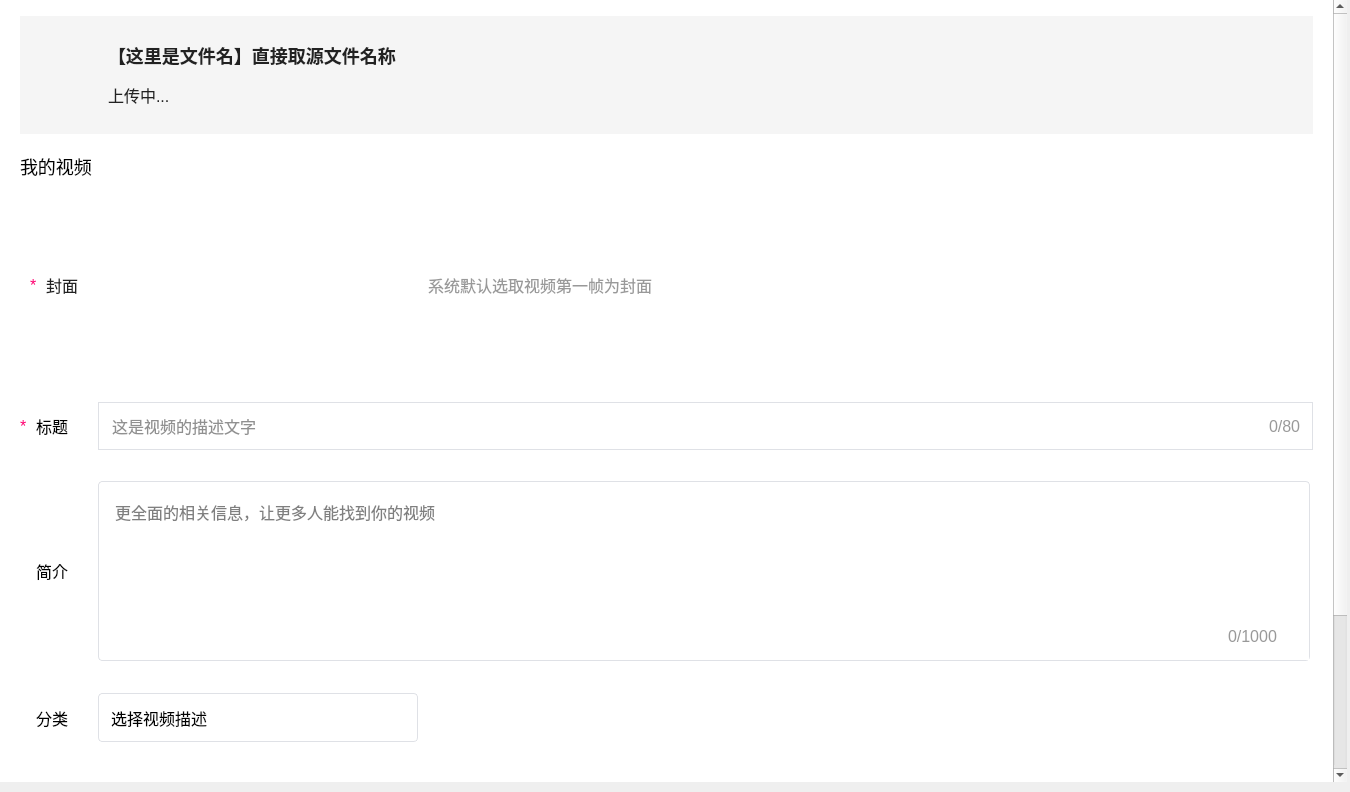
<?xml version="1.0" encoding="UTF-8"?>
<ui version="4.0">
 <class>UploadVideoPage</class>
 <widget class="QWidget" name="UploadVideoPage">
  <property name="geometry">
   <rect>
    <x>0</x>
    <y>0</y>
    <width>1350</width>
    <height>792</height>
   </rect>
  </property>
  <property name="windowTitle">
   <string>Form</string>
  </property>
  <property name="styleSheet">
   <string notr="true">*{ 
	font-family : 微软雅⿊; 
	font-size : 16px;
 }</string>
  </property>
  <layout class="QVBoxLayout" name="verticalLayout">
   <property name="leftMargin">
    <number>0</number>
   </property>
   <property name="topMargin">
    <number>0</number>
   </property>
   <property name="rightMargin">
    <number>3</number>
   </property>
   <property name="bottomMargin">
    <number>10</number>
   </property>
   <item>
    <widget class="QScrollArea" name="scrollArea">
     <property name="styleSheet">
      <string notr="true">#scrollArea
{
	 border : none; 
}

QScrollBar:vertical
{ /*垂直滚动条*/ 
	border : none; 
	background-color : #FFFFFF; 
	width : 10px;
}

QScrollBar::handle:vertical
{ /*设置垂直滚动条⼿柄*/ 
	border : none; 
	border-radius : 5px; 
	background-color : #E8E8E8;
 }

QScrollBar::up-arrow:vertical, QScrollBar::down- arrow:vertical 
{ 
	border:none; 
	width: 0px; 
	height: 0px; 
}</string>
     </property>
     <property name="widgetResizable">
      <bool>true</bool>
     </property>
     <widget class="QWidget" name="scrollAreaWidgetContents">
      <property name="geometry">
       <rect>
        <x>0</x>
        <y>0</y>
        <width>1337</width>
        <height>981</height>
       </rect>
      </property>
      <layout class="QVBoxLayout" name="verticalLayout_2">
       <property name="spacing">
        <number>0</number>
       </property>
       <property name="leftMargin">
        <number>0</number>
       </property>
       <property name="topMargin">
        <number>0</number>
       </property>
       <property name="rightMargin">
        <number>0</number>
       </property>
       <property name="bottomMargin">
        <number>0</number>
       </property>
       <item>
        <widget class="QWidget" name="pageBg" native="true">
         <property name="minimumSize">
          <size>
           <width>0</width>
           <height>981</height>
          </size>
         </property>
         <property name="maximumSize">
          <size>
           <width>1350</width>
           <height>981</height>
          </size>
         </property>
         <property name="styleSheet">
          <string notr="true">#pageBg{ background-color:#FFFFFF; }</string>
         </property>
         <layout class="QVBoxLayout" name="verticalLayout_3">
          <property name="spacing">
           <number>20</number>
          </property>
          <property name="leftMargin">
           <number>20</number>
          </property>
          <property name="topMargin">
           <number>16</number>
          </property>
          <property name="rightMargin">
           <number>20</number>
          </property>
          <property name="bottomMargin">
           <number>0</number>
          </property>
          <item>
           <widget class="QWidget" name="uploadWidget" native="true">
            <property name="minimumSize">
             <size>
              <width>0</width>
              <height>118</height>
             </size>
            </property>
            <property name="maximumSize">
             <size>
              <width>16777215</width>
              <height>118</height>
             </size>
            </property>
            <property name="styleSheet">
             <string notr="true">#uploadWidget{ background-color :#F5F5F5; }</string>
            </property>
            <layout class="QHBoxLayout" name="horizontalLayout">
             <property name="spacing">
              <number>8</number>
             </property>
             <property name="leftMargin">
              <number>28</number>
             </property>
             <property name="topMargin">
              <number>28</number>
             </property>
             <property name="bottomMargin">
              <number>28</number>
             </property>
             <item>
              <widget class="QLabel" name="folder">
               <property name="minimumSize">
                <size>
                 <width>52</width>
                 <height>44</height>
                </size>
               </property>
               <property name="maximumSize">
                <size>
                 <width>52</width>
                 <height>44</height>
                </size>
               </property>
               <property name="styleSheet">
                <string notr="true">#folder
{ 
	border-image : url(&quot;:/images/uploadVideoPage/wenjian.png&quot;); 
}</string>
               </property>
               <property name="text">
                <string/>
               </property>
              </widget>
             </item>
             <item>
              <widget class="QWidget" name="uploadInfo" native="true">
               <property name="minimumSize">
                <size>
                 <width>340</width>
                 <height>0</height>
                </size>
               </property>
               <property name="maximumSize">
                <size>
                 <width>340</width>
                 <height>16777215</height>
                </size>
               </property>
               <layout class="QGridLayout" name="gridLayout">
                <property name="leftMargin">
                 <number>0</number>
                </property>
                <property name="topMargin">
                 <number>0</number>
                </property>
                <property name="rightMargin">
                 <number>0</number>
                </property>
                <property name="bottomMargin">
                 <number>0</number>
                </property>
                <property name="horizontalSpacing">
                 <number>8</number>
                </property>
                <property name="verticalSpacing">
                 <number>16</number>
                </property>
                <item row="0" column="0" colspan="4">
                 <widget class="QLabel" name="fileName">
                  <property name="styleSheet">
                   <string notr="true">#fileName
{ 
	font-weight : bold; 
	font-size : 18px; 
	color : #222222; 
}</string>
                  </property>
                  <property name="text">
                   <string>【这⾥是⽂件名】直接取源⽂件名称</string>
                  </property>
                 </widget>
                </item>
                <item row="1" column="0">
                 <widget class="QLabel" name="uploadProgress">
                  <property name="maximumSize">
                   <size>
                    <width>64</width>
                    <height>16777215</height>
                   </size>
                  </property>
                  <property name="styleSheet">
                   <string notr="true">#uploadProgress
{ 
	font-size : 16px; 
	color : #222222; 
}</string>
                  </property>
                  <property name="text">
                   <string>上传中...</string>
                  </property>
                 </widget>
                </item>
                <item row="1" column="1">
                 <widget class="QLabel" name="downIcon">
                  <property name="minimumSize">
                   <size>
                    <width>16</width>
                    <height>16</height>
                   </size>
                  </property>
                  <property name="maximumSize">
                   <size>
                    <width>16</width>
                    <height>16</height>
                   </size>
                  </property>
                  <property name="styleSheet">
                   <string notr="true">#downIcon{ 
	border-image : url(:/images/uploadVideoPage/wancheng.png); 
}</string>
                  </property>
                  <property name="text">
                   <string/>
                  </property>
                 </widget>
                </item>
                <item row="1" column="2" colspan="3">
                 <spacer name="horizontalSpacer_2">
                  <property name="orientation">
                   <enum>Qt::Orientation::Horizontal</enum>
                  </property>
                  <property name="sizeHint" stdset="0">
                   <size>
                    <width>40</width>
                    <height>20</height>
                   </size>
                  </property>
                 </spacer>
                </item>
               </layout>
              </widget>
             </item>
             <item>
              <spacer name="horizontalSpacer">
               <property name="orientation">
                <enum>Qt::Orientation::Horizontal</enum>
               </property>
               <property name="sizeHint" stdset="0">
                <size>
                 <width>847</width>
                 <height>20</height>
                </size>
               </property>
              </spacer>
             </item>
            </layout>
           </widget>
          </item>
          <item>
           <widget class="QLabel" name="myVideo">
            <property name="minimumSize">
             <size>
              <width>0</width>
              <height>24</height>
             </size>
            </property>
            <property name="maximumSize">
             <size>
              <width>16777215</width>
              <height>24</height>
             </size>
            </property>
            <property name="styleSheet">
             <string notr="true">#myVideo
{ 
	font-size : 18px; 
	color : #000000; 
}</string>
            </property>
            <property name="text">
             <string>我的视频</string>
            </property>
           </widget>
          </item>
          <item>
           <widget class="QWidget" name="videoContent" native="true">
            <property name="minimumSize">
             <size>
              <width>0</width>
              <height>174</height>
             </size>
            </property>
            <property name="maximumSize">
             <size>
              <width>16777215</width>
              <height>174</height>
             </size>
            </property>
            <layout class="QHBoxLayout" name="horizontalLayout_2">
             <property name="spacing">
              <number>20</number>
             </property>
             <property name="leftMargin">
              <number>10</number>
             </property>
             <property name="topMargin">
              <number>0</number>
             </property>
             <property name="rightMargin">
              <number>0</number>
             </property>
             <property name="bottomMargin">
              <number>0</number>
             </property>
             <item>
              <widget class="QWidget" name="coverBox" native="true">
               <property name="minimumSize">
                <size>
                 <width>48</width>
                 <height>0</height>
                </size>
               </property>
               <property name="maximumSize">
                <size>
                 <width>48</width>
                 <height>16777215</height>
                </size>
               </property>
               <layout class="QHBoxLayout" name="horizontalLayout_3">
                <property name="spacing">
                 <number>8</number>
                </property>
                <property name="leftMargin">
                 <number>0</number>
                </property>
                <property name="topMargin">
                 <number>0</number>
                </property>
                <property name="rightMargin">
                 <number>0</number>
                </property>
                <property name="bottomMargin">
                 <number>0</number>
                </property>
                <item>
                 <widget class="QLabel" name="star">
                  <property name="styleSheet">
                   <string notr="true">#star
{
	font-size : 16px; 
	color : #FF006F; 
}</string>
                  </property>
                  <property name="text">
                   <string>*</string>
                  </property>
                 </widget>
                </item>
                <item>
                 <widget class="QLabel" name="coverText">
                  <property name="styleSheet">
                   <string notr="true">#coverText
{ 
	font-size : 16px; 
	color : #222222; 
}</string>
                  </property>
                  <property name="text">
                   <string>封⾯</string>
                  </property>
                 </widget>
                </item>
               </layout>
              </widget>
             </item>
             <item>
              <widget class="QWidget" name="imgBox" native="true">
               <property name="minimumSize">
                <size>
                 <width>310</width>
                 <height>0</height>
                </size>
               </property>
               <property name="maximumSize">
                <size>
                 <width>310</width>
                 <height>16777215</height>
                </size>
               </property>
               <widget class="QPushButton" name="changeButton">
                <property name="geometry">
                 <rect>
                  <x>0</x>
                  <y>134</y>
                  <width>310</width>
                  <height>40</height>
                 </rect>
                </property>
                <property name="styleSheet">
                 <string notr="true">#changeButton 
{ 
	border : none; 
	color : #FFFFFF; 
	background-color : rgba(0, 0, 0, 0.0); 
}</string>
                </property>
                <property name="text">
                 <string>更改封⾯图</string>
                </property>
               </widget>
               <widget class="QLabel" name="imgLabel">
                <property name="geometry">
                 <rect>
                  <x>0</x>
                  <y>0</y>
                  <width>310</width>
                  <height>174</height>
                 </rect>
                </property>
                <property name="styleSheet">
                 <string notr="true">#imgLabel
{ border-image : url(:/images/uploadVideoPage/fengmian.png); }</string>
                </property>
                <property name="text">
                 <string/>
                </property>
               </widget>
              </widget>
             </item>
             <item>
              <widget class="QLabel" name="coverLabel">
               <property name="styleSheet">
                <string notr="true">#coverLabel
{ 
	font-size : 16px; 
	color : #999999; 
}</string>
               </property>
               <property name="text">
                <string>系统默认选取视频第⼀帧为封⾯</string>
               </property>
              </widget>
             </item>
             <item>
              <spacer name="horizontalSpacer_3">
               <property name="orientation">
                <enum>Qt::Orientation::Horizontal</enum>
               </property>
               <property name="sizeHint" stdset="0">
                <size>
                 <width>642</width>
                 <height>20</height>
                </size>
               </property>
              </spacer>
             </item>
            </layout>
           </widget>
          </item>
          <item>
           <widget class="QWidget" name="titleContent" native="true">
            <property name="minimumSize">
             <size>
              <width>0</width>
              <height>69</height>
             </size>
            </property>
            <property name="maximumSize">
             <size>
              <width>16777215</width>
              <height>69</height>
             </size>
            </property>
            <layout class="QHBoxLayout" name="horizontalLayout_4">
             <property name="spacing">
              <number>30</number>
             </property>
             <property name="leftMargin">
              <number>0</number>
             </property>
             <property name="topMargin">
              <number>10</number>
             </property>
             <property name="rightMargin">
              <number>0</number>
             </property>
             <property name="bottomMargin">
              <number>11</number>
             </property>
             <item>
              <widget class="QWidget" name="titleBox" native="true">
               <property name="minimumSize">
                <size>
                 <width>48</width>
                 <height>0</height>
                </size>
               </property>
               <property name="maximumSize">
                <size>
                 <width>48</width>
                 <height>16777215</height>
                </size>
               </property>
               <layout class="QHBoxLayout" name="horizontalLayout_5">
                <property name="spacing">
                 <number>8</number>
                </property>
                <property name="leftMargin">
                 <number>0</number>
                </property>
                <property name="topMargin">
                 <number>0</number>
                </property>
                <property name="rightMargin">
                 <number>0</number>
                </property>
                <property name="bottomMargin">
                 <number>0</number>
                </property>
                <item>
                 <widget class="QLabel" name="titleStar">
                  <property name="minimumSize">
                   <size>
                    <width>8</width>
                    <height>0</height>
                   </size>
                  </property>
                  <property name="maximumSize">
                   <size>
                    <width>8</width>
                    <height>16777215</height>
                   </size>
                  </property>
                  <property name="styleSheet">
                   <string notr="true">#titleStar
{ 
	font-size : 16px; 
	color : #FF006F; 
}</string>
                  </property>
                  <property name="text">
                   <string>*</string>
                  </property>
                 </widget>
                </item>
                <item>
                 <widget class="QLabel" name="title">
                  <property name="text">
                   <string>标题</string>
                  </property>
                 </widget>
                </item>
               </layout>
              </widget>
             </item>
             <item>
              <widget class="QWidget" name="titleContentBox" native="true">
               <property name="styleSheet">
                <string notr="true">#titleContentBox
{ 
	border: 1px solid #DFE1E6; 
}</string>
               </property>
               <layout class="QHBoxLayout" name="horizontalLayout_6">
                <property name="spacing">
                 <number>3</number>
                </property>
                <property name="leftMargin">
                 <number>12</number>
                </property>
                <property name="topMargin">
                 <number>0</number>
                </property>
                <property name="rightMargin">
                 <number>12</number>
                </property>
                <property name="bottomMargin">
                 <number>0</number>
                </property>
                <item>
                 <widget class="QLineEdit" name="videoTitle">
                  <property name="styleSheet">
                   <string notr="true">#videoTitle
{ 
	font-size : 16px; 
	color : #222222; 
	border : none;
 }</string>
                  </property>
                  <property name="placeholderText">
                   <string>这是视频的描述⽂字</string>
                  </property>
                 </widget>
                </item>
                <item>
                 <widget class="QLabel" name="leftWord">
                  <property name="styleSheet">
                   <string notr="true">#leftWord{ font-size : 16px; color : #999999; }</string>
                  </property>
                  <property name="text">
                   <string>0/80</string>
                  </property>
                 </widget>
                </item>
               </layout>
              </widget>
             </item>
            </layout>
           </widget>
          </item>
          <item>
           <widget class="QWidget" name="briefIntroduce" native="true">
            <property name="minimumSize">
             <size>
              <width>0</width>
              <height>180</height>
             </size>
            </property>
            <property name="maximumSize">
             <size>
              <width>16777215</width>
              <height>180</height>
             </size>
            </property>
            <layout class="QHBoxLayout" name="horizontalLayout_7">
             <property name="spacing">
              <number>30</number>
             </property>
             <property name="leftMargin">
              <number>16</number>
             </property>
             <property name="topMargin">
              <number>0</number>
             </property>
             <property name="rightMargin">
              <number>0</number>
             </property>
             <property name="bottomMargin">
              <number>0</number>
             </property>
             <item>
              <widget class="QLabel" name="label">
               <property name="minimumSize">
                <size>
                 <width>32</width>
                 <height>0</height>
                </size>
               </property>
               <property name="maximumSize">
                <size>
                 <width>32</width>
                 <height>16777215</height>
                </size>
               </property>
               <property name="text">
                <string>简介</string>
               </property>
              </widget>
             </item>
             <item>
              <widget class="QWidget" name="linesEdit" native="true">
               <widget class="QPlainTextEdit" name="plainTextEdit">
                <property name="geometry">
                 <rect>
                  <x>0</x>
                  <y>0</y>
                  <width>1212</width>
                  <height>180</height>
                 </rect>
                </property>
                <property name="styleSheet">
                 <string notr="true">#plainTextEdit
{ 
	border: 1px solid #DFE1E6; 
	border-radius : 4px; 
	padding-left : 12px; 
	padding-top : 14px;
 }</string>
                </property>
                <property name="placeholderText">
                 <string>更全⾯的相关信息，让更多⼈能找到你的视频</string>
                </property>
               </widget>
               <widget class="QLabel" name="briefLeftWord">
                <property name="geometry">
                 <rect>
                  <x>1130</x>
                  <y>145</y>
                  <width>69</width>
                  <height>21</height>
                 </rect>
                </property>
                <property name="styleSheet">
                 <string notr="true">#briefLeftWord{ color : #999999; }</string>
                </property>
                <property name="text">
                 <string>0/1000</string>
                </property>
               </widget>
              </widget>
             </item>
            </layout>
           </widget>
          </item>
          <item>
           <widget class="QWidget" name="kindContent" native="true">
            <layout class="QHBoxLayout" name="horizontalLayout_8">
             <property name="spacing">
              <number>30</number>
             </property>
             <property name="leftMargin">
              <number>16</number>
             </property>
             <property name="topMargin">
              <number>0</number>
             </property>
             <property name="rightMargin">
              <number>0</number>
             </property>
             <property name="bottomMargin">
              <number>0</number>
             </property>
             <item>
              <widget class="QLabel" name="kindLabel">
               <property name="text">
                <string>分类</string>
               </property>
              </widget>
             </item>
             <item>
              <widget class="QComboBox" name="kinds">
               <property name="minimumSize">
                <size>
                 <width>320</width>
                 <height>49</height>
                </size>
               </property>
               <property name="maximumSize">
                <size>
                 <width>320</width>
                 <height>49</height>
                </size>
               </property>
               <property name="styleSheet">
                <string notr="true">#kinds
{ 
	border-radius : 4px; 
	border : 1px solid #DFE1E6; 
	padding-left : 12px;
 }

QComboBox::drop-down
{ 
	width : 24px; 
	height : 24px; /*border : 1px solid #999999;*/ 
	border : none; 
	subcontrol-position : right; 
	right : 14px; 
}

QComboBox::down-arrow
{ 	
	border-image : url(:/images/uploadVideoPage/xiala.png); 
}</string>
               </property>
               <property name="placeholderText">
                <string>选择视频描述</string>
               </property>
              </widget>
             </item>
             <item>
              <spacer name="horizontalSpacer_4">
               <property name="orientation">
                <enum>Qt::Orientation::Horizontal</enum>
               </property>
               <property name="sizeHint" stdset="0">
                <size>
                 <width>866</width>
                 <height>20</height>
                </size>
               </property>
              </spacer>
             </item>
            </layout>
           </widget>
          </item>
          <item>
           <widget class="QWidget" name="tagContent" native="true">
            <layout class="QHBoxLayout" name="horizontalLayout_9">
             <property name="spacing">
              <number>30</number>
             </property>
             <property name="leftMargin">
              <number>16</number>
             </property>
             <property name="topMargin">
              <number>0</number>
             </property>
             <property name="rightMargin">
              <number>0</number>
             </property>
             <property name="bottomMargin">
              <number>20</number>
             </property>
             <item>
              <widget class="QLabel" name="tagLabel">
               <property name="minimumSize">
                <size>
                 <width>32</width>
                 <height>0</height>
                </size>
               </property>
               <property name="maximumSize">
                <size>
                 <width>32</width>
                 <height>16777215</height>
                </size>
               </property>
               <property name="text">
                <string>标签</string>
               </property>
              </widget>
             </item>
             <item>
              <widget class="QWidget" name="tagWidget" native="true">
               <layout class="QHBoxLayout" name="horizontalLayout_10">
                <property name="spacing">
                 <number>0</number>
                </property>
                <property name="leftMargin">
                 <number>0</number>
                </property>
                <property name="topMargin">
                 <number>0</number>
                </property>
                <property name="rightMargin">
                 <number>0</number>
                </property>
                <property name="bottomMargin">
                 <number>0</number>
                </property>
                <item>
                 <layout class="QHBoxLayout" name="tagLayout"/>
                </item>
               </layout>
              </widget>
             </item>
            </layout>
           </widget>
          </item>
          <item>
           <widget class="QLabel" name="seperatorLine">
            <property name="maximumSize">
             <size>
              <width>16777215</width>
              <height>1</height>
             </size>
            </property>
            <property name="styleSheet">
             <string notr="true">#seperatorLine{ background-color : #DFE1E6; }</string>
            </property>
            <property name="text">
             <string/>
            </property>
           </widget>
          </item>
          <item>
           <widget class="QWidget" name="btnWidget" native="true">
            <layout class="QHBoxLayout" name="horizontalLayout_11">
             <property name="spacing">
              <number>0</number>
             </property>
             <property name="leftMargin">
              <number>0</number>
             </property>
             <property name="topMargin">
              <number>10</number>
             </property>
             <property name="rightMargin">
              <number>0</number>
             </property>
             <property name="bottomMargin">
              <number>34</number>
             </property>
             <item>
              <spacer name="horizontalSpacer_5">
               <property name="orientation">
                <enum>Qt::Orientation::Horizontal</enum>
               </property>
               <property name="sizeHint" stdset="0">
                <size>
                 <width>578</width>
                 <height>20</height>
                </size>
               </property>
              </spacer>
             </item>
             <item>
              <widget class="QPushButton" name="commitBtn">
               <property name="minimumSize">
                <size>
                 <width>136</width>
                 <height>48</height>
                </size>
               </property>
               <property name="maximumSize">
                <size>
                 <width>136</width>
                 <height>48</height>
                </size>
               </property>
               <property name="styleSheet">
                <string notr="true">#commitBtn
{ 
	background-color : #3ECEFE; 
	color : #FFFFFF; 
	border-radius:4px;
 }</string>
               </property>
               <property name="text">
                <string>提交</string>
               </property>
              </widget>
             </item>
             <item>
              <spacer name="horizontalSpacer_6">
               <property name="orientation">
                <enum>Qt::Orientation::Horizontal</enum>
               </property>
               <property name="sizeHint" stdset="0">
                <size>
                 <width>577</width>
                 <height>20</height>
                </size>
               </property>
              </spacer>
             </item>
            </layout>
           </widget>
          </item>
         </layout>
        </widget>
       </item>
      </layout>
     </widget>
    </widget>
   </item>
  </layout>
 </widget>
 <resources/>
 <connections/>
</ui>
